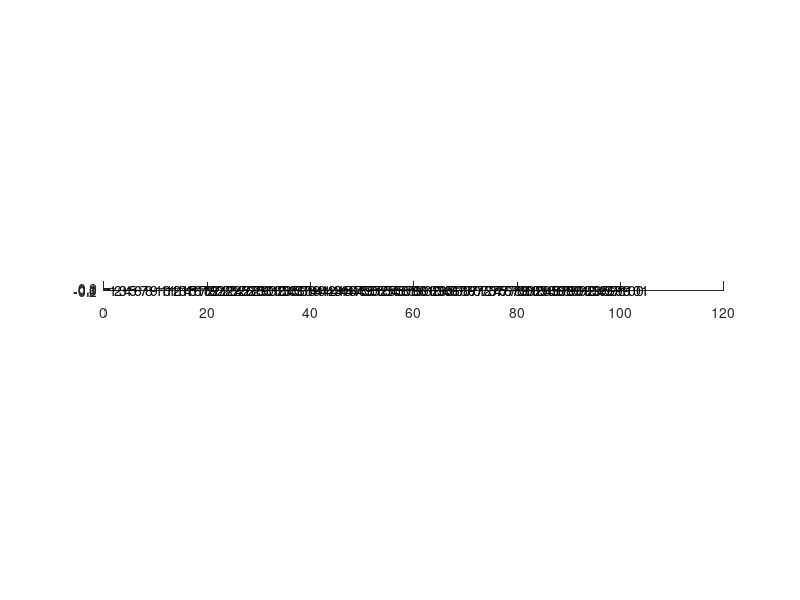

This figure's MATLAB source: (Note: this script raises an error after producing the figure.)
% close all
%v = VideoWriter('skinvideo.mp4');
%open(v);
% for i = 0:10
%     gamma = -0.5*i;

N = 101;
i_defect = 51;
eta = 0.
eps = 0.
cx = [1:1:N]'
cy = zeros(N,1);
cz = zeros(N,1);
c = [cx cy cz];

r = 0.2
R = r*ones(N,1)';

%%% Plot the geometry
figure, hold on
t = linspace(0,2*pi);
for n = 1:N
    plot(c(n,1)+R(n)*cos(t), c(n,2)+R(n)*sin(t),'k')
    text(c(n,1),c(n,2),num2str(n))
end
daspect([1 1 1])
hold off
%close

vol = 4*pi*R.^3/3;
k0 = 0.0000001;
delta = 10^(-5);
v2 = ones(1,N);
v2(i_defect) = 1 + eta;
N_multi = 2;
%%% Compute the static capacitance matrix
% Maximum order for multipole expansion (n = 0, 1, ..., N_multi)
% If we use higher order, then accuracy improves. Usually 0 is sufficiently large.
gamma_skin = 3.
##disp('Compute static capacitance matrix');
##matC_static = MakeC_mn(R,c,k0,N_multi);
##GCM_static = diag(delta.*v2./vol)*matC_static;
##
##%%% Compute eigenmodes
##[evec_static,eval_static] = eig(GCM_static);
##values_static = sqrt(diag(eval_static));
##values_static = real(values_static);  % ou abs(values) selon le cas
##[resonances_static, I] = sort(values_static, 'ascend');
##modes_static = evec_static(:,I);


% compute the normalization factor
disp("Computing normalization factor");
fun = @(theta,phi,r) exp(gamma_skin*r*sin(theta)*cos(phi))*r^2*sin(theta);
%int_A = int_trapez_3(fun,200,0,pi,0,2*pi,0,R(1))
int_A_analytic = -(4*pi / gamma_skin^3) * (sinh(gamma_skin * r) - gamma_skin * r * cosh(gamma_skin * r))
%A_norm = exp(gamma_skin*cx)*int_A;
A_norm = exp(gamma_skin*cx)*int_A_analytic;

%%% Compute the skin capacitance matrix using Multipole
disp('Compute skin capacitance matrix');
matC_skin = MakeCmn_skin(gamma_skin,R,c,k0,N_multi);

%%% Plot the matrix entry to verify Lemma 5.5
GCM_skin = diag(delta.*v2./A_norm')*matC_skin;

save('GCM_skin_N101_R02_eta_0.mat', 'GCM_skin', '-hdf5');

##IminJ = [ ];
##GCM_skin_abs_value = [ ];
##for i = 1:N
##    for j =1:N
##      IminJ = [IminJ, abs(i-j)];
##      GCM_skin_abs_value = [GCM_skin_abs_value, abs(GCM_skin(i,j))];
##      %scatter(abs(i-j),abs(GCM_skin(i,j)),'k','*')
##    end
##end
##
##figure
##hold on
##scatter(IminJ,GCM_skin_abs_value, 30,'k','*')
##%set(gca,'xscale','linear')
##set(gca,'yscale','log')
##xlabel('Distance between the indices $|i-j|$','interpreter','latex','FontSize',17)
##ylabel('Value of the coefficients $|C_{ij}|$','interpreter','latex','FontSize',17)
##set(gca,'ticklabelinterpreter','latex')
##set(gca, 'FontSize',17)
##
##%% compute winding number
##
##%
##f = symbol(GCM_skin,10);
##thetas = linspace(0,2*pi,100);
##fs = [];
##for theta = thetas
##    fs = [fs f(exp(1i*theta))];
##%     scatter(real(fs),imag(fs),[],linspace(0,2*pi,length(fs)))
##end
##ev = eig(GCM_skin);
##
##figure
##hold on
##H = arrowPlot(real(fs), imag(fs), 'number', 10,'color','k');
##hold on
##plot(real(eig(GCM_skin)),imag(eig(GCM_skin)),'*','Color','k')
##plot(real(ev(1)),imag(ev(1)),'*','Color','r')
##xlabel('Real part','FontSize',18,'Interpreter','latex')
##ylabel('Imaginary part','FontSize',18,'Interpreter','latex')
##set(gca,'TickLabelInterpreter','latex','FontSize',23)
##
##GCM_k = zeros(N);
##k = 10;
##for i = -k:k
##    GCM_k = GCM_k + diag(diag(GCM_skin,i),i);
##end


%%% Compute eigenmodes
%[evec_skin,eval_skin,eigen_left] = eig(GCM_k);
##values_skin = sqrt(diag(eval_skin));
##values_skin = real(values_skin);  % ou abs(values) selon le cas
##[resonances_skin, I] = sort(values_skin, 'ascend');


%[resonances_skin,I] = sort(sqrt(diag(eval_skin)),'ComparisonMethod','real');
%[resonances_skin2,I2] = sort(sqrt(diag(eval_skin2)),'ComparisonMethod','real');

%modes_skin = evec_skin(:,I);
[evec_skin,eval_skin,eigen_left] = eig(GCM_skin);
[resonances_skin,I] = sort(sqrt(diag(eval_skin)),'ascend');
modes_skin = evec_skin(:,I);

figure
title("modes_skin")
hold on
for j = 1:N
    plot(cx,abs(real(modes_skin(:,j))))
end

% eval_skin = eval_skin(:,I);
% eval_skin2 = eval_skin(:,I2);

##figure
##for j = 1:20
##    subplot(ceil(20/5),5,j)
##    hold on
##%     plot(1:N,real(modes_skin(:,j)),'b','LineWidth',0.25)
##    plot(cx,real(modes_skin2(:,j)),'k','LineWidth',0.25)
##    set(gca,'TickLabelInterpreter','latex','FontSize',10)
##    if j == 18
##        xlabel('Position of the resonators','Interpreter','Latex')
##    end
##end
%

% prediction of the mathematical model
% modes_math = zeros(N,N);
% for k = 1:N
%     for i = 1:N
%     modes_math(i,k) = (GCM_skin(2,1)/GCM_skin(1,2))^(i/2)*sin(i*k*pi/(N+1));
%     end
%     modes_math(:,k) = modes_math(:,k)/norm(modes_math(:,k));
% end
